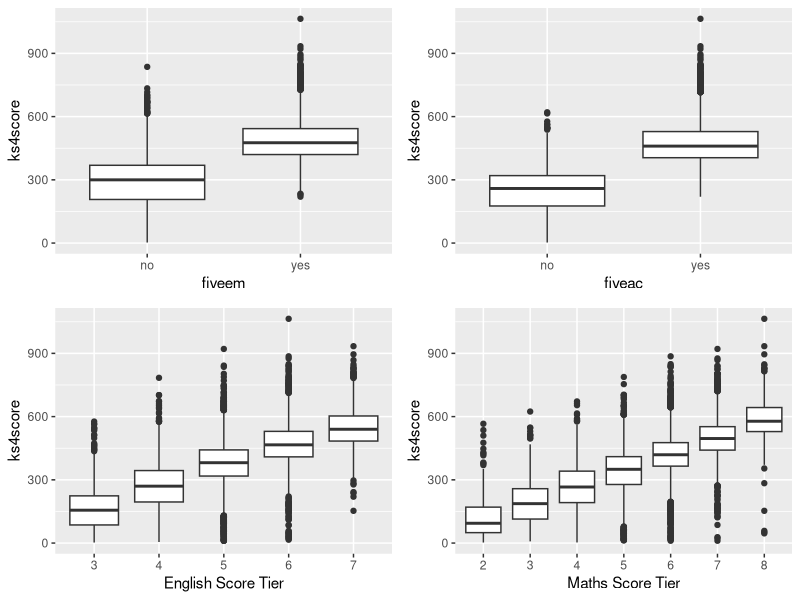
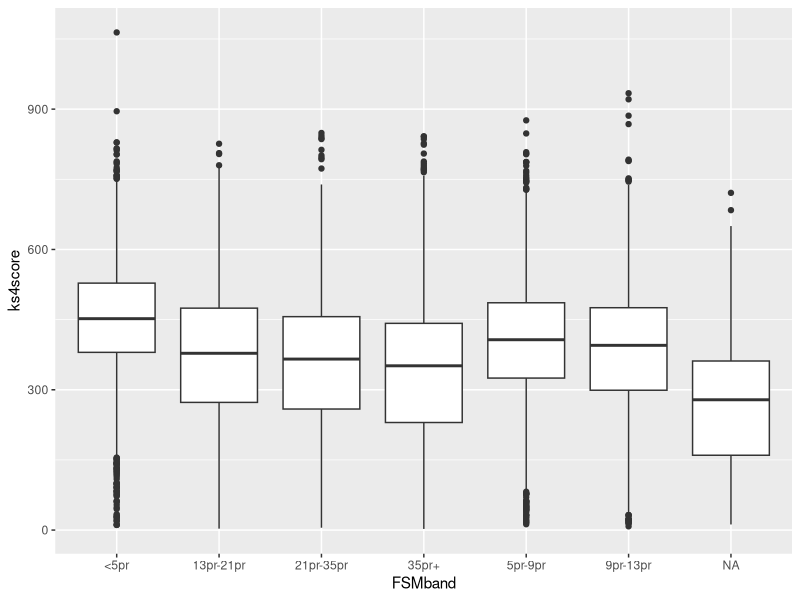
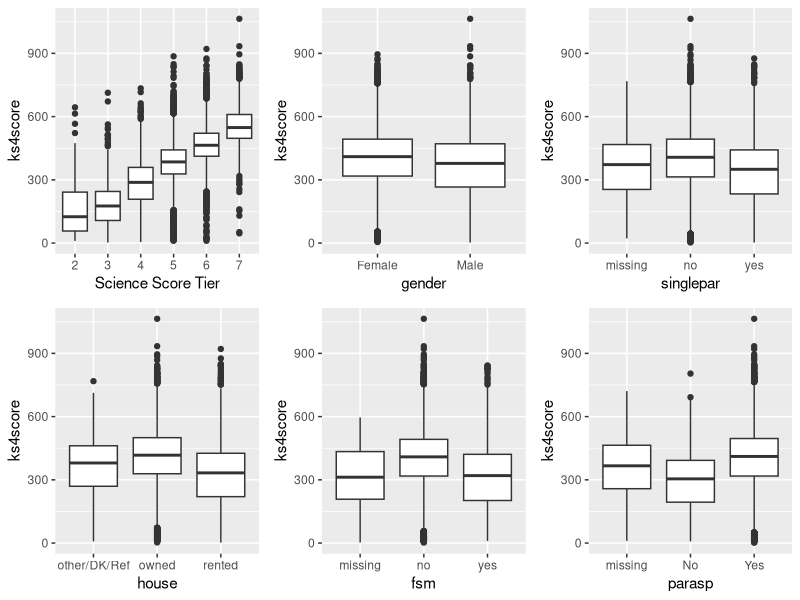
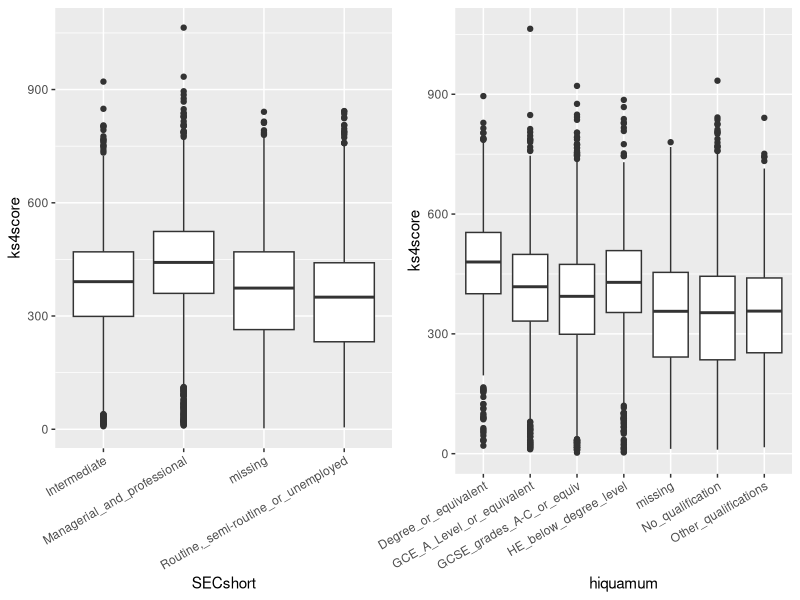
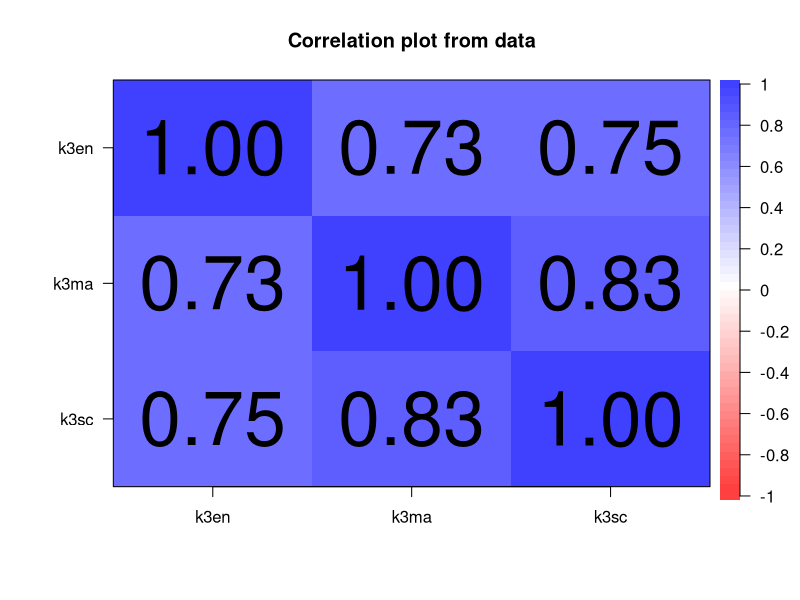

Reproduce these figures in R, in order.
## ---- chunk 1
knitr::opts_chunk$set(echo = TRUE)
library(arm)
library(ggplot2)
library(gridExtra)
library(psych)
library(car)
## ---- chunk 2
rw_df <- read.csv("RWNS_final.csv", header = TRUE, stringsAsFactors = TRUE)
head(rw_df, 5)
colnames(rw_df)
## ---- chunk 3
summary(rw_df)
## ---- chunk 4
p1 <- ggplot(rw_df, aes(x= fiveem, y=ks4score)) + geom_boxplot()
p2 <- ggplot(rw_df, aes(x= fiveac, y=ks4score)) + geom_boxplot()
p3 <- ggplot(rw_df, aes(x= factor(k3en), y=ks4score)) + geom_boxplot() + labs(x="English Score Tier")
p4 <- ggplot(rw_df, aes(x= factor(k3ma), y=ks4score)) + geom_boxplot() + labs(x="Maths Score Tier")
p5 <- ggplot(rw_df, aes(x= factor(k3sc), y=ks4score)) + geom_boxplot() +  labs(x="Science Score Tier")
p6 <- ggplot(rw_df, aes(x= gender, y=ks4score)) + geom_boxplot()
p7 <- ggplot(rw_df, aes(x= SECshort, y=ks4score)) + geom_boxplot() 
p8 <- ggplot(rw_df, aes(x= hiquamum, y=ks4score)) + geom_boxplot() 
p9 <- ggplot(rw_df, aes(x= singlepar, y=ks4score)) + geom_boxplot()
p10 <- ggplot(rw_df, aes(x= house, y=ks4score)) + geom_boxplot()
p11 <- ggplot(rw_df, aes(x= fsm, y=ks4score)) + geom_boxplot()
p12 <- ggplot(rw_df, aes(x= parasp, y=ks4score)) + geom_boxplot()

grid.arrange(p1, p2, p3, p4, ncol =2, nrow=2)
## ---- chunk 5
p13 <- ggplot(rw_df, aes(x= FSMband, y=ks4score)) + geom_boxplot()
p13
## ---- chunk 6
grid.arrange(p5, p6, p9, p10, p11, p12, ncol =3, nrow=2)
## ---- chunk 7
p7 <- p7 +  theme(axis.text.x = element_text(angle = 30, vjust = 1, hjust=1))
p8 <- p8 + theme(axis.text.x = element_text(angle = 30, vjust = 1, hjust=1))
grid.arrange( p7, p8, ncol =2, nrow=1)
## ---- chunk 8

mani_df <- rw_df

mani_df$new_secshort <- rw_df$SECshort
mani_df$new_secshort <- factor(mani_df$new_secshort, ordered = FALSE)


levels(mani_df$new_secshort)[levels(mani_df$new_secshort) %in% c("Intermediate","Routine,_semi-routine_or_unemployed")] <- "non-professional"

levels(mani_df$new_secshort)[levels(mani_df$new_secshort) %in% c("Managerial_and_professional")] <- "professional"


mani_df$new_secshort <- relevel(mani_df$new_secshort , ref="non-professional")

summary(mani_df$new_secshort)
## ---- chunk 9
mani_df$new_hiquamum <- mani_df$hiquamum

mani_df$new_hiquamum <- factor(mani_df$new_hiquamum, ordered = FALSE)

levels(mani_df$new_hiquamum)[levels(mani_df$new_hiquamum) %in% c("GCE_A_Level_or_equivalent","HE_below_degree_level")] <- "Pre-university-equivalent"

mani_df$new_hiquamum <- relevel(mani_df$new_hiquamum, ref="No_qualification")

summary(mani_df$new_hiquamum)
## ---- chunk 10
missing <- sum(rw_df$singlepar == "missing")
110/13589

## ---- chunk 11
model_1 <- lm(ks4score ~ fiveem + fiveac + factor(k3en) + factor(k3ma) + factor(k3sc) + gender + new_secshort + new_hiquamum + singlepar + house + fsm + parasp, data=mani_df)

Anova(model_1)
## ---- chunk 12
model_2 <- lm(ks4score ~ fiveem + fiveac + factor(k3en) + factor(k3ma) + factor(k3sc) + gender + new_hiquamum + singlepar + house + fsm + parasp, data=mani_df)

Anova(model_2)
## ---- chunk 13
model_3 <- lm(ks4score ~ fiveem + fiveac + factor(k3en) + factor(k3ma) + factor(k3sc) + gender + singlepar + house + parasp + new_hiquamum, data=mani_df)

Anova(model_3)

vif(model_3)
## ---- chunk 14
model_4 <- lm(ks4score ~ fiveem + fiveac + factor(k3en) + factor(k3ma) + factor(k3sc) + gender + singlepar + house + parasp, data=mani_df)

Anova(model_4)

vif(model_4)
## ---- chunk 15
model_5 <- lm(ks4score ~ fiveem + fiveac + factor(k3en) + factor(k3ma) + gender + singlepar + house + parasp, data=mani_df)

vif(model_5)
## ---- chunk 16

model_6 <- lm(ks4score ~ fiveac + factor(k3en) + gender + singlepar + house + parasp, data=mani_df)

vif(model_6)

display(model_6)

Anova(model_6)
## ---- chunk 17
model_7 <- lm(ks4score ~ fiveac + k3ma + gender + singlepar  + attitude + exclude, data=mani_df)

Anova(model_7)
vif(model_7)
summary(model_7)
## ---- chunk 18
model_8 <- lm(ks4score ~ fiveem, data=mani_df)
display(model_8)
## ---- chunk 19
model_8.1 <- lm(ks4score ~ fiveac, data=mani_df)
display(model_8.1)
## ---- chunk 20
mani_df$singlepar <- factor(mani_df$singlepar, ordered = FALSE)

mani_df$singlepar <- relevel(mani_df$singlepar, ref="yes")
model_8 <- lm(ks4score ~ singlepar, data=mani_df)

summary(model_8)
## ---- chunk 21
model_9 <- lm(ks4score ~ fiveem + fiveac + factor(k3en) + factor(k3ma) + factor(k3sc) + gender + new_secshort + new_hiquamum + singlepar + house + fsm + parasp + computer + tuition + pupasp + homework + attitude + sen + truancy + absent + exclude + IDACI_n + FSMband, data =mani_df)

Anova(model_9)
## ---- chunk 22
model_10 <- lm(ks4score ~ fiveem + fiveac + factor(k3en) + factor(k3ma) + factor(k3sc) + gender + new_secshort+ new_hiquamum + singlepar + house + parasp + computer + tuition + pupasp + homework + attitude + sen + truancy + absent + exclude + IDACI_n + FSMband, data =mani_df)

Anova(model_10)
## ---- chunk 23
model_11 <- lm(ks4score ~ fiveem + fiveac + factor(k3en) + factor(k3ma) + factor(k3sc) + gender + new_hiquamum + singlepar + house + parasp + computer + tuition + pupasp + homework + attitude + sen + truancy + absent + exclude + IDACI_n + FSMband, data =mani_df)

Anova(model_11)
## ---- chunk 24
model_12 <- lm(ks4score ~ fiveem + fiveac + factor(k3en) + factor(k3ma) + factor(k3sc) + gender + new_hiquamum + singlepar + house + parasp + computer + pupasp + homework + attitude + sen + truancy + absent + exclude + IDACI_n + FSMband, data =mani_df)

Anova(model_12)
## ---- chunk 25
model_13 <- lm(ks4score ~ fiveem + fiveac + factor(k3en) + factor(k3ma) + factor(k3sc) + gender + singlepar + house + parasp + computer + pupasp + homework + attitude + sen + truancy + absent + exclude + IDACI_n + FSMband, data =mani_df)

Anova(model_13)
## ---- chunk 26
model_14 <-lm(ks4score ~ fiveem + fiveac + factor(k3en) + factor(k3ma) + factor(k3sc) + gender + singlepar + house + parasp + computer + pupasp + homework + attitude + sen + truancy + absent + exclude + FSMband, data =mani_df)

Anova(model_14)
## ---- chunk 27
model_15 <- lm(ks4score ~ fiveem + fiveac + factor(k3en) + factor(k3ma) + factor(k3sc) + gender + singlepar + house + computer + pupasp + homework + attitude + sen + truancy + absent + exclude + FSMband, data =mani_df)

Anova(model_15)
vif(model_15)
## ---- chunk 28
corPlot(mani_df[,4:6])
## ---- chunk 29
model_16 <- lm(ks4score ~ fiveac + k3ma + gender + singlepar + house + computer + pupasp + homework + attitude + sen + truancy + absent + FSMband, data =mani_df)

Anova(model_16)

vif(model_16)
## ---- chunk 30
summary(model_16)
## ---- chunk 31
